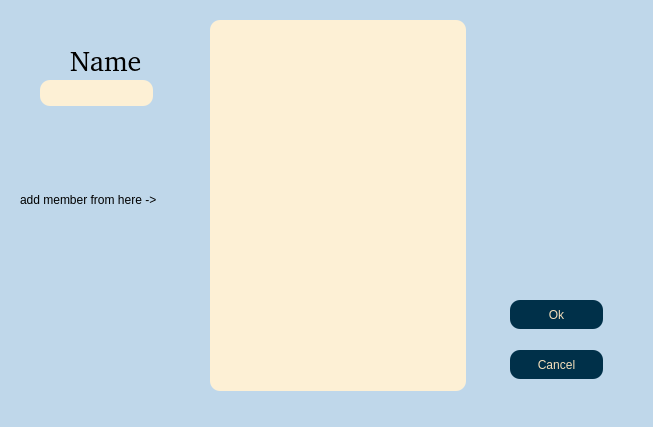
<?xml version="1.0" encoding="UTF-8"?>
<ui version="4.0">
 <class>adding_member</class>
 <widget class="QDialog" name="adding_member">
  <property name="geometry">
   <rect>
    <x>0</x>
    <y>0</y>
    <width>653</width>
    <height>427</height>
   </rect>
  </property>
  <property name="windowTitle">
   <string>Dialog</string>
  </property>
  <property name="styleSheet">
   <string notr="true">background-color:rgb(191, 215, 234);
</string>
  </property>
  <widget class="QListWidget" name="listWidget">
   <property name="geometry">
    <rect>
     <x>210</x>
     <y>20</y>
     <width>256</width>
     <height>371</height>
    </rect>
   </property>
   <property name="cursor" stdset="0">
    <cursorShape>PointingHandCursor</cursorShape>
   </property>
   <property name="styleSheet">
    <string notr="true">background-color:rgb(253, 240, 213);
border-radius: 10%;
</string>
   </property>
  </widget>
  <widget class="QPushButton" name="pushButton">
   <property name="geometry">
    <rect>
     <x>510</x>
     <y>300</y>
     <width>93</width>
     <height>29</height>
    </rect>
   </property>
   <property name="cursor">
    <cursorShape>PointingHandCursor</cursorShape>
   </property>
   <property name="styleSheet">
    <string notr="true">background-color:rgb(0, 48, 73);
border-radius: 10px;
color:rgb(245, 223, 187);</string>
   </property>
   <property name="text">
    <string>Ok</string>
   </property>
  </widget>
  <widget class="QPushButton" name="pushButton_2">
   <property name="geometry">
    <rect>
     <x>510</x>
     <y>350</y>
     <width>93</width>
     <height>29</height>
    </rect>
   </property>
   <property name="cursor">
    <cursorShape>PointingHandCursor</cursorShape>
   </property>
   <property name="styleSheet">
    <string notr="true">background-color:rgb(0, 48, 73);
border-radius: 10px;
color:rgb(245, 223, 187);</string>
   </property>
   <property name="text">
    <string>Cancel</string>
   </property>
  </widget>
  <widget class="QLabel" name="label">
   <property name="geometry">
    <rect>
     <x>70</x>
     <y>50</y>
     <width>71</width>
     <height>21</height>
    </rect>
   </property>
   <property name="font">
    <font>
     <family>:/new/prefix1/Lato-Italic.ttf</family>
     <pointsize>8</pointsize>
     <italic>false</italic>
     <bold>false</bold>
     <underline>false</underline>
    </font>
   </property>
   <property name="styleSheet">
    <string notr="true">font-size:28px;
font: 8pt &quot;:/new/prefix1/Lato-Italic.ttf&quot;;
</string>
   </property>
   <property name="text">
    <string>Name :</string>
   </property>
  </widget>
  <widget class="QLabel" name="label_2">
   <property name="geometry">
    <rect>
     <x>20</x>
     <y>190</y>
     <width>181</width>
     <height>20</height>
    </rect>
   </property>
   <property name="text">
    <string>add member from here -&gt;</string>
   </property>
  </widget>
  <widget class="QLineEdit" name="lineEdit">
   <property name="geometry">
    <rect>
     <x>40</x>
     <y>80</y>
     <width>113</width>
     <height>26</height>
    </rect>
   </property>
   <property name="styleSheet">
    <string notr="true">background-color:rgb(253, 240, 213);
border-radius: 10%;</string>
   </property>
  </widget>
 </widget>
 <resources/>
 <connections/>
</ui>
